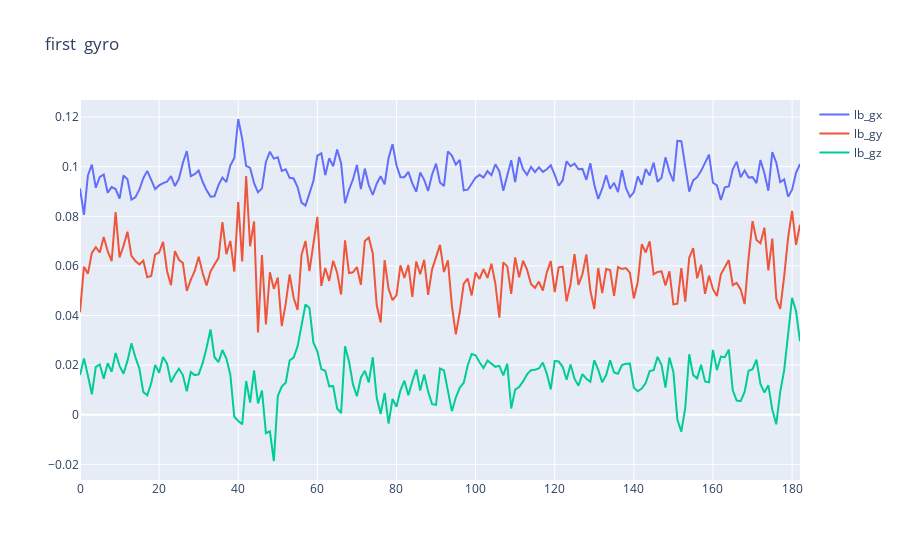
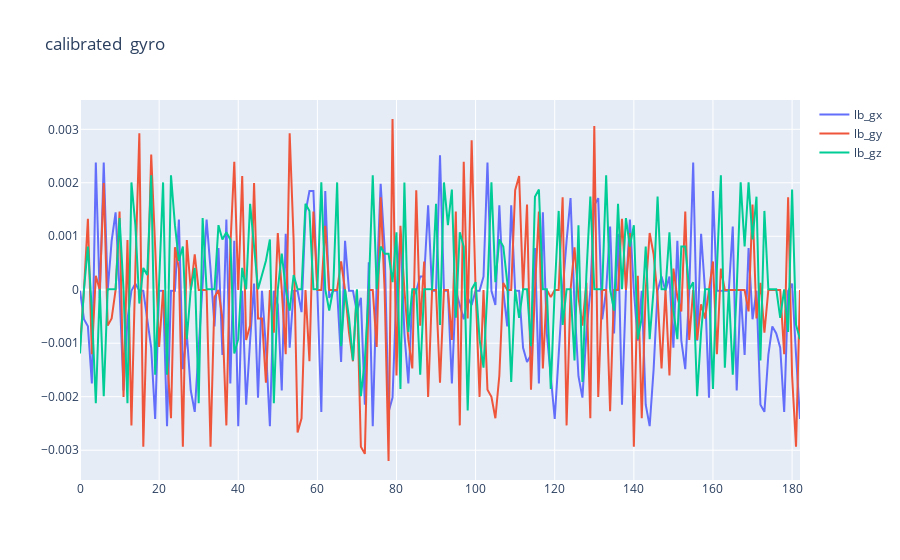
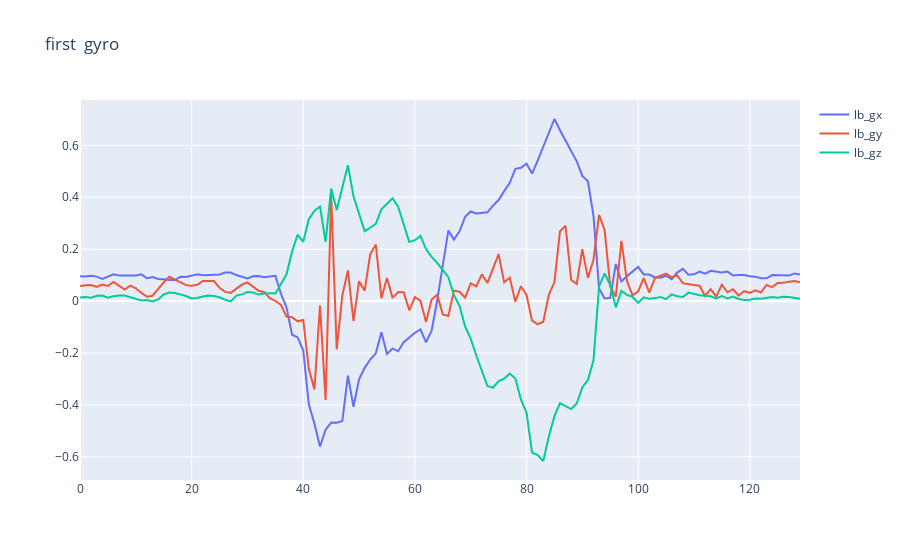
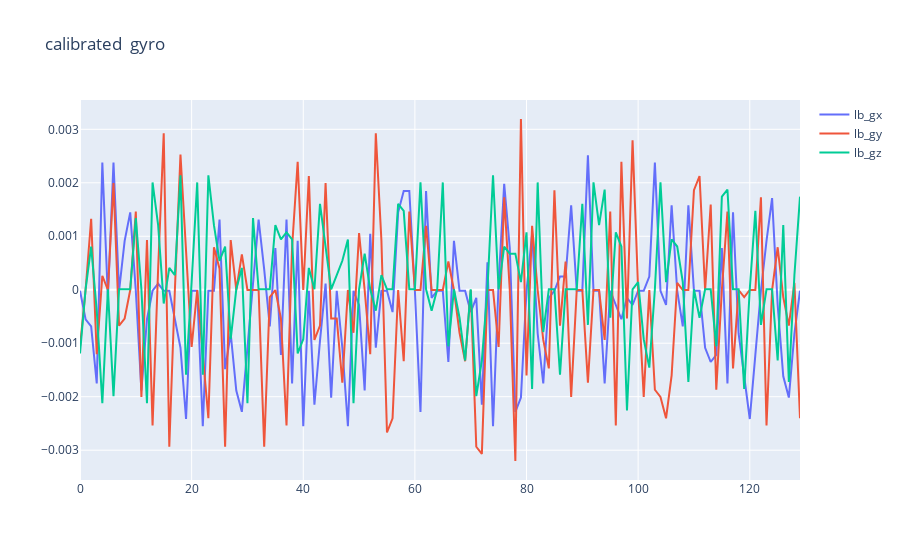

Here is the notebook cell these charts were saved with, in order:
### Code cell
name = 'Vadim'
сalibration_set= read_csv_file(f'calibration/600_calibration.csv')


filenames = next(walk(f'D:/Thesis/{name}/'), (None, None, []))[2]  # [] if no file
filenames[0]
for i in range(len(filenames)):
    filename = f"D:/Thesis/{name}/{filenames[i]}"
    print(filename)
    IMU_set_r = read_csv_file(filename)
    IMU_set= IMU_set_r
    orientation_bt, orientation_bb, orientation_lt, orientation_lb, orientation_rt, orientation_rb = all_calibrate(сalibration_set,IMU_set)
    ready_dataset = pd.concat([orientation_bt, orientation_bb, orientation_lt, orientation_lb, orientation_rt, orientation_rb],axis = 1)    
#     print(ready_dataset)
    ready_dataset.to_csv(f"D:\Thesis\dataset\lifting_orientation_{i}_0.csv", sep=",")

### Figure 1 — Plotly figure (JSON) as saved in the notebook; plotly's stock layout.template omitted (floating-point values rounded to 4 significant figures; data arrays with more than 128 entries replaced by an {"elided": "..."} marker saying what was removed)
{"data": [{"name": "lb_gx", "type": "scatter", "x": {"elided": "183 int values"}, "y": {"elided": "183 float values"}}, {"name": "lb_gy", "type": "scatter", "x": {"elided": "183 int values"}, "y": {"elided": "183 float values"}}, {"name": "lb_gz", "type": "scatter", "x": {"elided": "183 int values"}, "y": {"elided": "183 float values"}}], "layout": {"title": {"text": "first  gyro"}}}

### Figure 2 — Plotly figure (JSON) as saved in the notebook; plotly's stock layout.template omitted (floating-point values rounded to 4 significant figures; data arrays with more than 128 entries replaced by an {"elided": "..."} marker saying what was removed)
{"data": [{"name": "lb_gx", "type": "scatter", "x": {"elided": "183 int values"}, "y": {"elided": "183 float values"}}, {"name": "lb_gy", "type": "scatter", "x": {"elided": "183 int values"}, "y": {"elided": "183 float values"}}, {"name": "lb_gz", "type": "scatter", "x": {"elided": "183 int values"}, "y": {"elided": "183 float values"}}], "layout": {"title": {"text": "calibrated  gyro"}}}

### Figure 3 — Plotly figure (JSON) as saved in the notebook; plotly's stock layout.template omitted (floating-point values rounded to 4 significant figures; data arrays with more than 128 entries replaced by an {"elided": "..."} marker saying what was removed)
{"data": [{"name": "lb_gx", "type": "scatter", "x": {"elided": "130 int values"}, "y": {"elided": "130 float values"}}, {"name": "lb_gy", "type": "scatter", "x": {"elided": "130 int values"}, "y": {"elided": "130 float values"}}, {"name": "lb_gz", "type": "scatter", "x": {"elided": "130 int values"}, "y": {"elided": "130 float values"}}], "layout": {"title": {"text": "first  gyro"}}}

### Figure 4 — Plotly figure (JSON) as saved in the notebook; plotly's stock layout.template omitted (floating-point values rounded to 4 significant figures; data arrays with more than 128 entries replaced by an {"elided": "..."} marker saying what was removed)
{"data": [{"name": "lb_gx", "type": "scatter", "x": {"elided": "130 int values"}, "y": {"elided": "130 float values"}}, {"name": "lb_gy", "type": "scatter", "x": {"elided": "130 int values"}, "y": {"elided": "130 float values"}}, {"name": "lb_gz", "type": "scatter", "x": {"elided": "130 int values"}, "y": {"elided": "130 float values"}}], "layout": {"title": {"text": "calibrated  gyro"}}}
